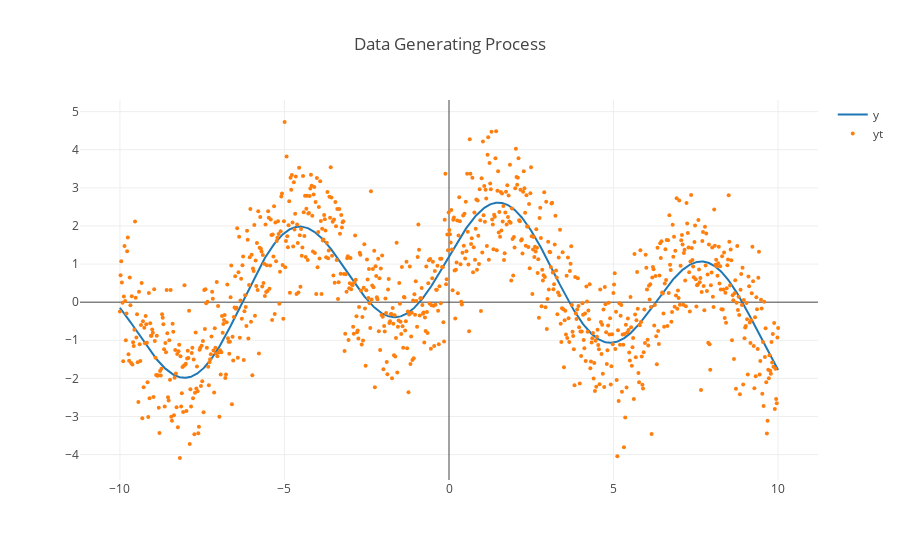

This figure's notebook cell:
### Code cell
# plot
def plotter(X, y, yhat=None, title=None):
    with torch.no_grad():
        fig = go.Figure()
        fig.add_trace(go.Scatter(x=X, y=y, mode='lines',    name='y'))
        fig.add_trace(go.Scatter(x=X, y=yt, mode='markers', marker=dict(size=4), name='yt'))
        if yhat is not None: fig.add_trace(go.Scatter(x=X, y=yhat, mode='lines', name='yhat'))
        fig.update_layout(template='none', title=title)
        fig.show()

plotter(X, y, title='Data Generating Process')

### Figure 1 — Plotly figure (JSON) as saved in the notebook; plotly's stock layout.template omitted (floating-point values rounded to 4 significant figures; data arrays with more than 128 entries replaced by an {"elided": "..."} marker saying what was removed)
{"data": [{"mode": "lines", "name": "y", "type": "scatter", "x": {"elided": "1000 float values"}, "y": {"elided": "1000 float values"}}, {"marker": {"size": 4}, "mode": "markers", "name": "yt", "type": "scatter", "x": {"elided": "1000 float values"}, "y": {"elided": "1000 float values"}}], "layout": {"title": {"text": "Data Generating Process"}}}
